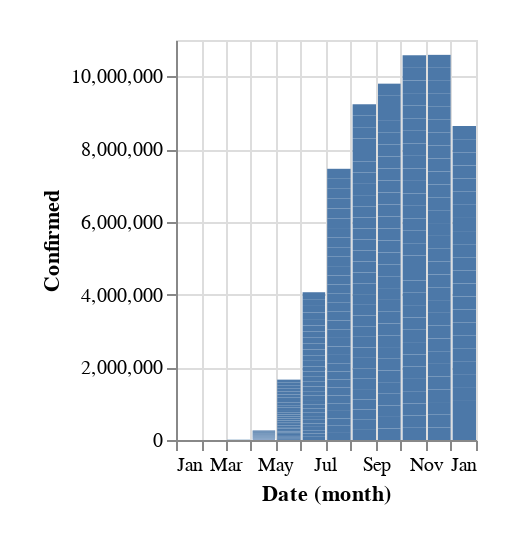

Write notebook code for a chart like this one.
### Code cell
##cumulative confirmed cases by month in Saudia Arabia
alt.Chart(
    SAUDIA,
    padding=20,
    background='#fff'
).mark_bar(
).encode(
    x='month(Date)',
    y='Confirmed'
).properties(
    width=150,
    height=200
)

### Figure 1 — Vega-Lite specification as saved in the notebook (floating-point values rounded to 4 significant figures; data arrays with more than 128 entries replaced by an {"elided": "..."} marker saying what was removed)
{"config": {"view": {"continuousWidth": 400, "continuousHeight": 300}}, "data": {"name": "data-c4fb2a5af3d2083668dc732ac07a5740"}, "mark": "bar", "background": "#fff", "encoding": {"x": {"type": "temporal", "field": "Date", "timeUnit": "month"}, "y": {"type": "quantitative", "field": "Confirmed"}}, "height": 200, "padding": 20, "width": 150, "$schema": "https://vega.github.io/schema/vega-lite/v4.8.1.json", "datasets": {"data-c4fb2a5af3d2083668dc732ac07a5740": {"elided": "338 records"}}}
